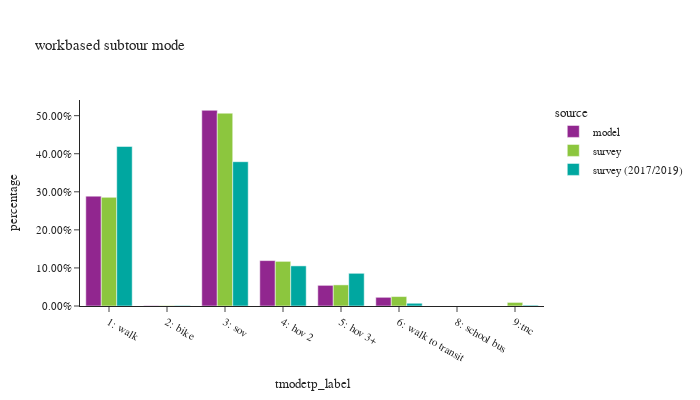

Notebook cell for this chart:
### Code cell
df_plot = wk_base_subtour.groupby(['source','tmodetp_label'])['toexpfac'].sum().reset_index()
df_plot['percentage'] = df_plot.groupby(['source'], group_keys=False)['toexpfac']. \
    apply(lambda x: x / float(x.sum()))

df_plot_ct = wk_base_subtour.groupby(['source','tmodetp_label'])['toexpfac'].count().reset_index(). \
    rename(columns={'toexpfac':'sample count'})
df_plot = df_plot.merge(df_plot_ct, on=['source','tmodetp_label'])

fig = px.bar(df_plot.sort_values(by=['source']), x="tmodetp_label", y="percentage", color="source",
             barmode="group",hover_data=['sample count'],title="workbased subtour mode")
fig.update_layout(height=400, width=700, font=dict(size=11),
                  xaxis = dict(dtick = 1, categoryorder='category ascending'),
                  yaxis=dict(tickformat=".2%"))
fig.show()

### Figure 1 — Plotly figure (JSON) as saved in the notebook; plotly's stock layout.template omitted (floating-point values rounded to 4 significant figures)
{"data": [{"alignmentgroup": "True", "customdata": [[42218], [146], [75207], [17447], [7935], [3341], [1]], "hovertemplate": "source=model<br>tmodetp_label=%{x}<br>percentage=%{y}<br>sample count=%{customdata[0]}<extra></extra>", "legendgroup": "model", "marker": {"color": "#91268F", "pattern": {"shape": ""}}, "name": "model", "offsetgroup": "model", "orientation": "v", "showlegend": true, "textposition": "auto", "type": "bar", "x": ["1: walk", "2: bike", "3: sov", "4: hov 2", "5: hov 3+", "6: walk to transit", "9:tnc"], "xaxis": "x", "y": [0.2886, 0.000998, 0.5141, 0.1193, 0.05424, 0.02284, 6.836e-06], "yaxis": "y"}, {"alignmentgroup": "True", "customdata": [[1], [5], [17], [17], [102], [4], [128]], "hovertemplate": "source=survey<br>tmodetp_label=%{x}<br>percentage=%{y}<br>sample count=%{customdata[0]}<extra></extra>", "legendgroup": "survey", "marker": {"color": "#8CC63E", "pattern": {"shape": ""}}, "name": "survey", "offsetgroup": "survey", "orientation": "v", "showlegend": true, "textposition": "auto", "type": "bar", "x": ["9:tnc", "6: walk to transit", "5: hov 3+", "4: hov 2", "3: sov", "2: bike", "1: walk"], "xaxis": "x", "y": [0.009413, 0.02481, 0.05545, 0.1173, 0.5065, 0.001132, 0.2854], "yaxis": "y"}, {"alignmentgroup": "True", "customdata": [[670], [9], [296], [96], [75], [45], [3], [11]], "hovertemplate": "source=survey (2017/2019)<br>tmodetp_label=%{x}<br>percentage=%{y}<br>sample count=%{customdata[0]}<extra></extra>", "legendgroup": "survey (2017/2019)", "marker": {"color": "#00A7A0", "pattern": {"shape": ""}}, "name": "survey (2017/2019)", "offsetgroup": "survey (2017/2019)", "orientation": "v", "showlegend": true, "textposition": "auto", "type": "bar", "x": ["1: walk", "2: bike", "3: sov", "4: hov 2", "5: hov 3+", "6: walk to transit", "8: school bus", "9:tnc"], "xaxis": "x", "y": [0.4191, 0.001311, 0.379, 0.1054, 0.08588, 0.007232, 2.999e-05, 0.00205], "yaxis": "y"}], "layout": {"barmode": "group", "font": {"size": 11}, "height": 400, "legend": {"title": {"text": "source"}, "tracegroupgap": 0}, "title": {"text": "workbased subtour mode"}, "width": 700, "xaxis": {"anchor": "y", "categoryorder": "category ascending", "domain": [0.0, 1.0], "dtick": 1, "title": {"text": "tmodetp_label"}}, "yaxis": {"anchor": "x", "domain": [0.0, 1.0], "tickformat": ".2%", "title": {"text": "percentage"}}}}
